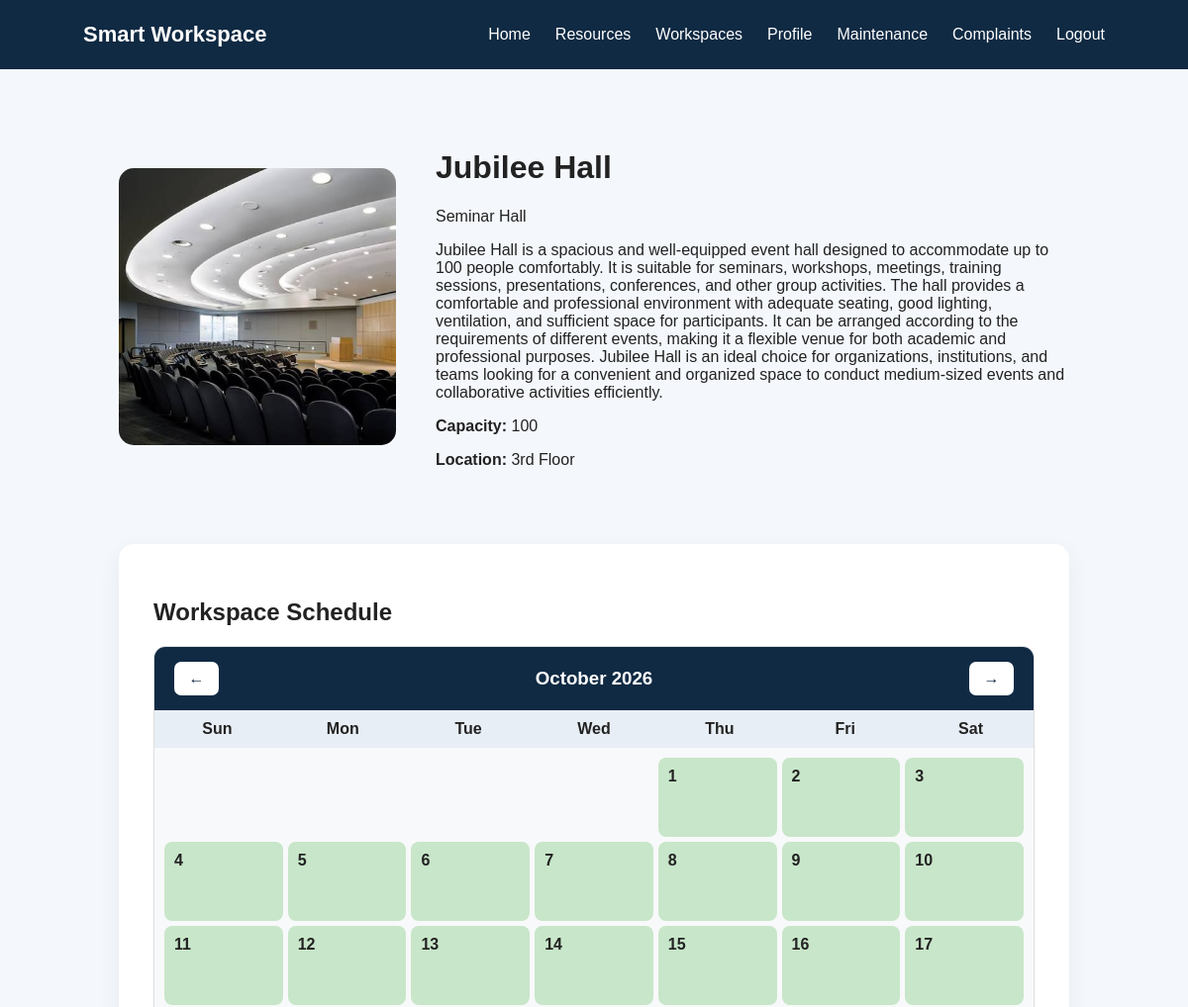
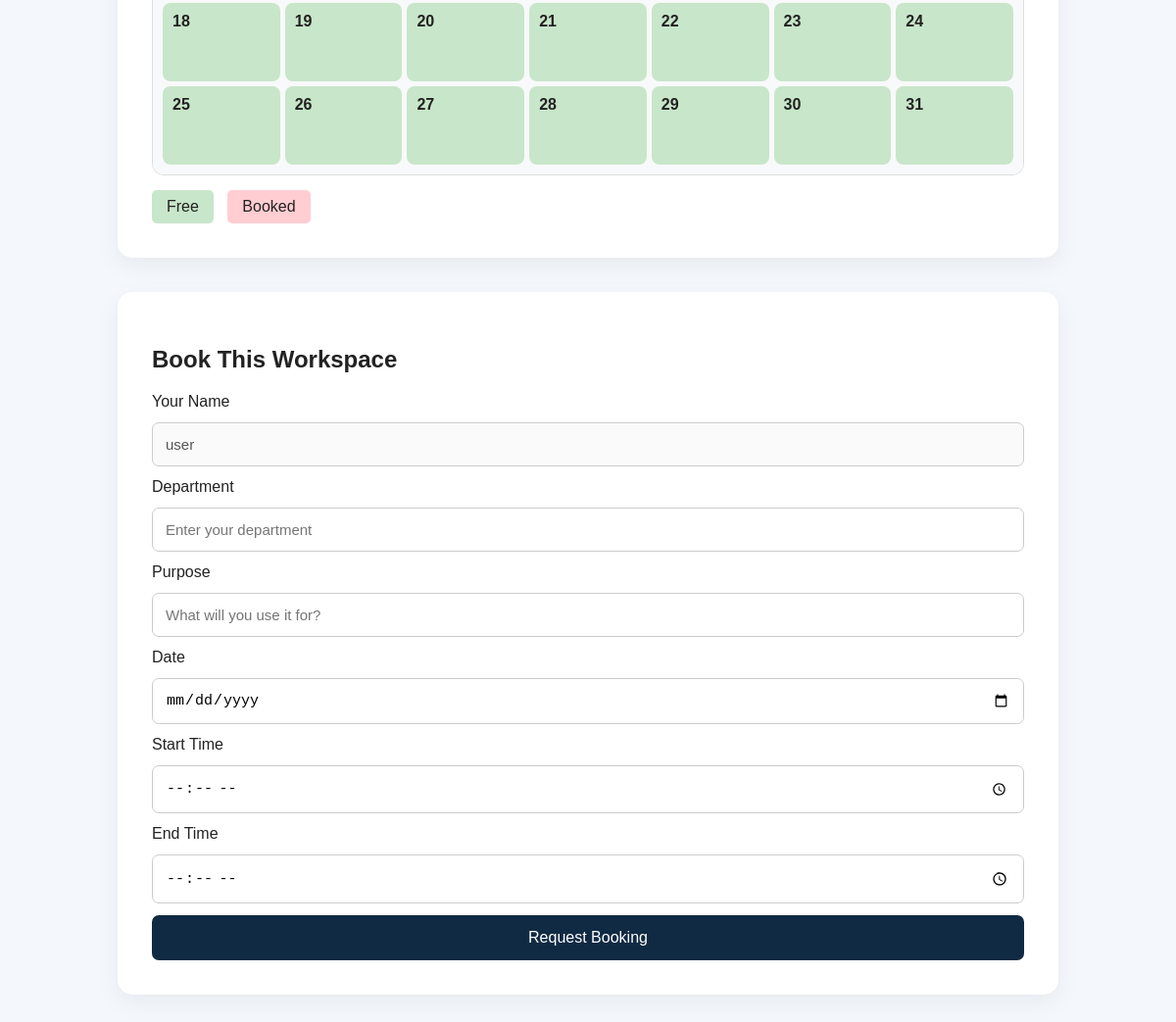
Screenshot of /workspaces/1/ (signed in) with the database file from the repository (2 pictures, top to bottom).
### workspace/models.py (models this page shows, shortened)
class Workspace(models.Model):
    WORKSPACE_TYPES = [
        ('Meeting Room', 'Meeting Room'),
        ('Seminar Hall', 'Seminar Hall'),
        ('Workstation', 'Workstation'),
        ('Conference Room', 'Conference Room'),
    ]
    name = models.CharField(max_length=100)
    workspace_type = models.CharField(max_length=50, choices=WORKSPACE_TYPES)
    description = models.TextField()
    capacity = models.IntegerField(default=1)
    location = models.CharField(max_length=150)
    image = models.ImageField(upload_to='workspaces/', blank=True, null=True)
    available = models.BooleanField(default=True)

### workspace/views.py (the view)
@login_required
def workspace_detail(request, workspace_id):
    workspace = get_object_or_404(
        Workspace,
        id=workspace_id
    )
    bookings = WorkspaceBooking.objects.filter(
        workspace=workspace,
        status__in=['Pending', 'Approved']
        ).order_by(
            'booking_date',
            'start_time'
        )
    return render(
        request,
        'workspace/workspace_detail.html',
        {
            'workspace': workspace,
            'bookings': bookings
        }
    )

### workspace/templates/workspace/workspace_detail.html (shortened to what this page needs)
{% extends 'workspace/base.html' %}
{% block content %}
<div class="detail-page">
    <div class="detail-header">
        {% if workspace.image %}
        <img src="{{ workspace.image.url }}" class="detail-image">
        {% endif %}
        <div>
            <h1>{{ workspace.name }}</h1>
            <p>{{ workspace.workspace_type }}</p>
            <p>{{ workspace.description }}</p>
            <p>
                <strong>Capacity:</strong>
                {{ workspace.capacity }}
            </p>
            <p>
                <strong>Location:</strong>
                {{ workspace.location }}
            </p>
        </div>
    </div>
    <section class="schedule">
        <h2>Workspace Schedule</h2>
        <div class="calendar-box">
            <div class="calendar-header">
                <button type="button" id="previousMonth">
                    ←
                </button>
                <h3 id="monthYear"></h3>
                <button type="button" id="nextMonth">
                    →
                </button>
            </div>
            <div class="calendar-weekdays">
                <div>Sun</div>
                <div>Mon</div>
                <div>Tue</div>
                <div>Wed</div>
                <div>Thu</div>
                <div>Fri</div>
                <div>Sat</div>
            </div>
            <div id="calendar" class="calendar-grid"></div>
        </div>
        <div class="legend">
            <span class="legend-free">
                Free
            </span>
            <span class="legend-booked">
                Booked
            </span>
        </div>
    </section>
    <section class="booking-section">
        <h2>Book This Workspace</h2>
        <form method="POST" action="{% url 'book_workspace' workspace.id %}">
            <label>Your Name</label>
            <input
                type="text"
                value="{{ user.get_full_name|default:user.username }}"
                disabled
            >
            <label>Department</label>
            <input
                type="text"
                name="department"
                placeholder="Enter your department"
                required
            >
            <label>Purpose</label>
            <input
                type="text"
                name="purpose"
                placeholder="What will you use it for?"
                required
            >
            <label>Date</label>
            <input
                type="date"
                name="booking_date"
                required
            >
            <label>Start Time</label>
            <input
                type="time"
                name="start_time"
                required
            >
            <label>End Time</label>
            <input
                type="time"
                name="end_time"
                required
            >
            <button type="submit">
                Request Booking
            </button>
        </form>
    </section>
</div>
{% endblock %}

### workspace/static/workspace/style.css (style rules this page uses)
* { box-sizing: border-box; }
body { margin: 0; font-family: Arial, sans-serif; background: #f4f7fb; color: #222; }
.detail-page { padding: 60px 10%; }
.detail-header { display: flex; gap: 40px; align-items: center; margin-bottom: 60px; }
.detail-image { width: 400px; height: 280px; object-fit: cover; border-radius: 15px; }
.info-section, .schedule, .booking-section, .profile-box, .booking-list { background: white; padding: 35px; border-radius: 15px; margin-bottom: 35px; box-shadow: 0 8px 25px rgba(0, 0, 0, 0.06); }
.calendar-box { border: 1px solid #ddd; border-radius: 12px; overflow: hidden; background: #fafafa; }
.calendar-grid { display: grid; grid-template-columns: repeat(7, 1fr); gap: 5px; padding: 15px; }
.legend { margin-top: 15px; }
.legend-free, .legend-booked { display: inline-block; padding: 8px 15px; margin-right: 10px; border-radius: 5px; }
.legend-free { background: #c8e6c9; }
.legend-booked { background: #ffcdd2; }
form { display: flex; flex-direction: column; gap: 12px; }
input, select, textarea { padding: 13px; border: 1px solid #ccc; border-radius: 7px; font-size: 15px; }
button { padding: 14px; background: #102a43; color: white; border: none; border-radius: 7px; cursor: pointer; font-size: 16px; }
.calendar-header { display: flex; justify-content: space-between; align-items: center; background: #102a43; color: white; padding: 15px 20px; }
.calendar-header h3 { margin: 0; }
.calendar-header button { width: 45px; padding: 8px; background: white; color: #102a43; }
.calendar-weekdays { display: grid; grid-template-columns: repeat(7, 1fr); background: #e8eef5; text-align: center; font-weight: bold; padding: 10px 0; }
.calendar-grid { display: grid; grid-template-columns: repeat(7, 1fr); gap: 5px; padding: 10px; background: #f8f9fa; }

### rows the page displays
Workspace: image (picture), name "Jubilee Hall", workspace_type "Seminar Hall", description "Jubilee Hall is a spacious and well-equipped event hall designed to accommodate up to 100 people comfortably. It is suitable for seminars, workshops, meetings, training sessions, presentations, conferences, and other group activities. The hall provides a comfortable and professional environment with adequate seating, good lighting, ventilation, and sufficient space for participants. It can be arranged according to the requirements of different events, making it a flexible venue for both academic and professional purposes. Jubilee Hall is an ideal choice for organizations, institutions, and teams looking for a convenient and organized space to conduct medium-sized events and collaborative…", capacity "100", location "3rd Floor"
